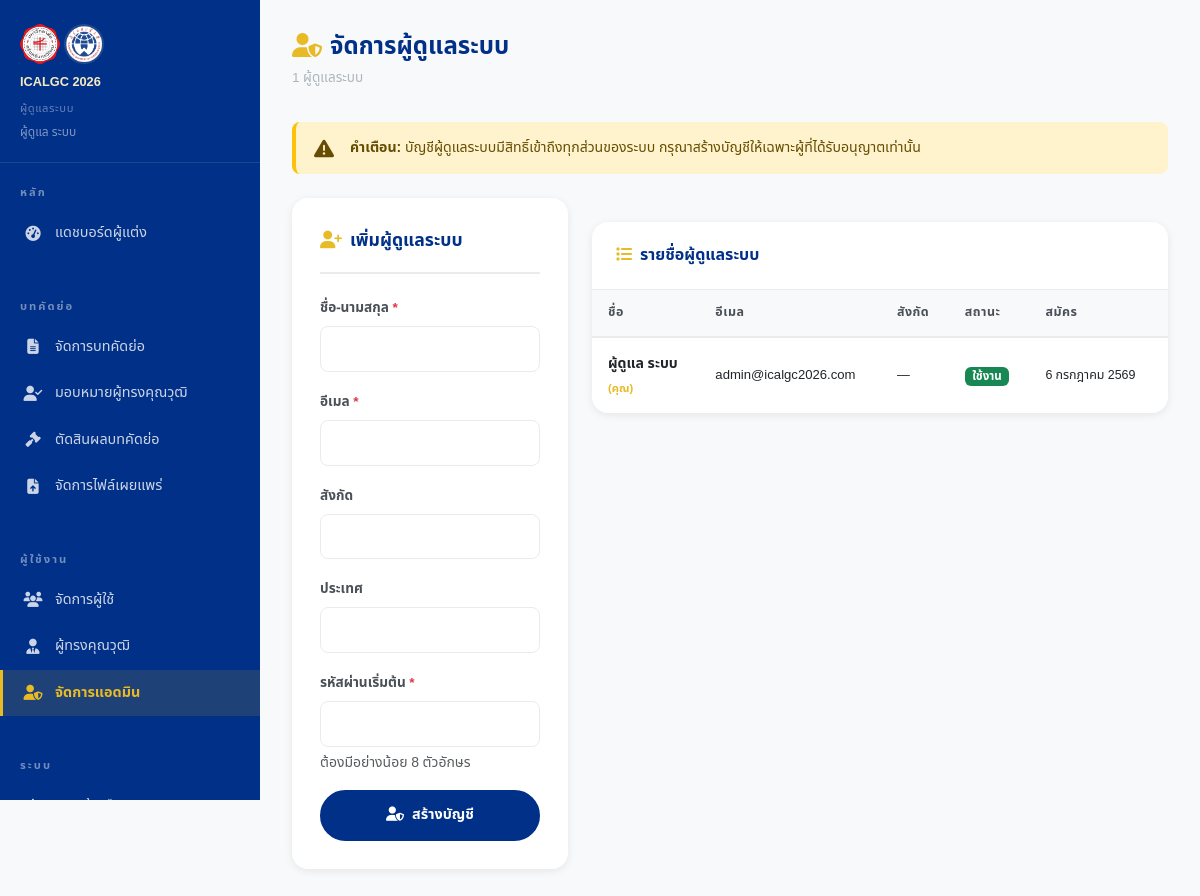
Page /admin/admins.php (signed in) on the committed database.
### tables this page shows
CREATE TABLE IF NOT EXISTS users (
    id              INT UNSIGNED AUTO_INCREMENT PRIMARY KEY,
    role            VARCHAR(20) NOT NULL DEFAULT 'author' CHECK (role IN ('author','reviewer','admin')),
    title           VARCHAR(20),
    first_name      VARCHAR(100) NOT NULL,
    middle_name     VARCHAR(100),
    last_name       VARCHAR(100) NOT NULL,
    cert_name       VARCHAR(255),
    email           VARCHAR(255) UNIQUE NOT NULL,
    phone           VARCHAR(30),
    affiliation     VARCHAR(255),
    department      VARCHAR(100),
    position        VARCHAR(100),
    country         VARCHAR(100) DEFAULT 'Thailand',
    expertise       TEXT,
    participation_type VARCHAR(20) DEFAULT NULL CHECK (participation_type IN ('presenter','coauthor','participant','student')),
    dietary         VARCHAR(30) DEFAULT NULL,
    dietary_allergy TEXT DEFAULT NULL,
    mailing_address TEXT DEFAULT NULL,
    password_hash   VARCHAR(255) NOT NULL,
    email_verified  BOOLEAN NOT NULL DEFAULT FALSE,
    account_status  VARCHAR(20) NOT NULL DEFAULT 'active' CHECK (account_status IN ('active','suspended','pending')),
    preferred_lang  VARCHAR(5) NOT NULL DEFAULT 'th' CHECK (preferred_lang IN ('th','en')),
    created_at      TIMESTAMP NOT NULL DEFAULT CURRENT_TIMESTAMP,
    updated_at      TIMESTAMP NOT NULL DEFAULT CURRENT_TIMESTAMP ON UPDATE CURRENT_TIMESTAMP,
    INDEX idx_users_email (email),
    INDEX idx_users_role  (role)
);

### app/helpers/functions.php (called while the page is built, shortened)
<?php
function lang(): string
{
    return $_SESSION['lang'] ?? DEFAULT_LANG;
}
function e(string $s): string
{
    return htmlspecialchars($s, ENT_QUOTES | ENT_HTML5, 'UTF-8');
}
function humanDate(string $dateStr, string $lang = ''): string
{
    $ts = strtotime($dateStr);
    if ($lang === 'th') {
        $monthsTh = ['','มกราคม','กุมภาพันธ์','มีนาคม','เมษายน','พฤษภาคม','มิถุนายน',
                       'กรกฎาคม','สิงหาคม','กันยายน','ตุลาคม','พฤศจิกายน','ธันวาคม'];
        $year     = (int)date('Y', $ts) + 543;
        return date('j', $ts) . ' ' . $monthsTh[(int)date('n', $ts)] . ' ' . $year;
    }
    return date('j F Y', $ts);
}
function post(string $key, mixed $default = ''): mixed
{
    return $_POST[$key] ?? $default;
}

### app/core/Auth.php (called while the page is built, shortened)
<?php
class Auth
{
    public static function isLoggedIn(): bool
    {
        return !empty($_SESSION['logged_in']) && !empty($_SESSION['user_id']);
    }
    public static function id(): ?int
    {
        return self::isLoggedIn() ? (int)$_SESSION['user_id'] : null;
    }
}

### public/admin/admins.php (the view, shortened to what this page needs)
<?php
$_lang  = lang();
$appUrl = APP_URL;
try {
    $db     = Database::getInstance();
    $admins = $db->query("
        SELECT u.*
        FROM users u
        WHERE u.role = 'admin'
        ORDER BY u.created_at ASC
    ")->fetchAll();
} catch (\Throwable $e) {
    error_log($e->getMessage());
    $admins = [];
}
$pageTitle  = $_lang==='th' ? 'จัดการผู้ดูแลระบบ' : 'Manage Admins';
?>
<!DOCTYPE html>
<html lang="<?= $_lang ?>">
<head>
  <link href="https://cdn.jsdelivr.net/npm/bootstrap@5.3.3/dist/css/bootstrap.min.css" rel="stylesheet">
  <link href="https://cdnjs.cloudflare.com/ajax/libs/font-awesome/6.5.0/css/all.min.css" rel="stylesheet">
  <link rel="stylesheet" href="<?= $appUrl ?>/assets/css/style.css">
</head>
<body>
<div class="dashboard-wrap">
  <?php require_once __DIR__ . '/../../app/helpers/sidebar_admin.php'; ?>
  <main class="dashboard-content">
    <div class="dash-header">
      <h1 class="dash-title"><i class="fas fa-user-shield me-2" style="color:var(--gold);"></i><?= e($pageTitle) ?></h1>
      <p class="dash-breadcrumb"><?= count($admins) ?> <?= $_lang==='th' ? 'ผู้ดูแลระบบ' : 'admin(s)' ?></p>
    </div>
    <div class="alert d-flex align-items-center gap-3 mb-4"
         style="background:#fff3cd;border-left:4px solid var(--warning);border-radius:var(--radius);color:#664d03;">
      <i class="fas fa-exclamation-triangle fa-lg flex-shrink-0"></i>
      <div style="font-size:.88rem;">
        <strong><?= $_lang==='th' ? 'คำเตือน:' : 'Warning:' ?></strong>
        <?= $_lang==='th'
          ? 'บัญชีผู้ดูแลระบบมีสิทธิ์เข้าถึงทุกส่วนของระบบ กรุณาสร้างบัญชีให้เฉพาะผู้ที่ได้รับอนุญาตเท่านั้น'
          : 'Admin accounts have full system access. Only create accounts for authorized personnel.' ?>
      </div>
    </div>
    <div class="row g-4">
      <div class="col-lg-4">
        <div class="content-card">
          <div class="content-card-title">
            <i class="fas fa-user-plus me-2" style="color:var(--gold);"></i><?= $_lang==='th' ? 'เพิ่มผู้ดูแลระบบ' : 'Add Admin' ?>
          </div>
          <form method="POST">
            <div class="d-flex flex-column gap-3">
              <div>
                <label class="form-label fw-bold" style="font-size:.85rem;"><?= $_lang==='th'?'ชื่อ-นามสกุล':'Full Name' ?> <span class="text-danger">*</span></label>
                <input type="text" name="name" class="form-control" value="<?= e(post('name')) ?>" required>
              </div>
              <div>
                <label class="form-label fw-bold" style="font-size:.85rem;"><?= $_lang==='th'?'อีเมล':'Email' ?> <span class="text-danger">*</span></label>
                <input type="email" name="email" class="form-control" value="<?= e(post('email')) ?>" required>
              </div>
              <div>
                <label class="form-label fw-bold" style="font-size:.85rem;"><?= $_lang==='th'?'สังกัด':'Affiliation' ?></label>
                <input type="text" name="affiliation" class="form-control" value="<?= e(post('affiliation')) ?>">
              </div>
              <div>
                <label class="form-label fw-bold" style="font-size:.85rem;"><?= $_lang==='th'?'ประเทศ':'Country' ?></label>
                <input type="text" name="country" class="form-control" value="<?= e(post('country')) ?>">
              </div>
              <div>
                <label class="form-label fw-bold" style="font-size:.85rem;"><?= $_lang==='th'?'รหัสผ่านเริ่มต้น':'Initial Password' ?> <span class="text-danger">*</span></label>
                <input type="password" name="password" class="form-control" minlength="8" required>
                <div class="form-text"><?= $_lang==='th'?'ต้องมีอย่างน้อย 8 ตัวอักษร':'At least 8 characters' ?></div>
              </div>
              <button type="submit" class="btn-primary-custom"
                      data-confirm="<?= $_lang==='th'?'ยืนยันการสร้างบัญชีผู้ดูแลระบบ?':'Confirm creating admin account?' ?>">
                <i class="fas fa-user-shield me-2"></i><?= $_lang==='th'?'สร้างบัญชี':'Create Account' ?>
              </button>
            </div>
          </form>
        </div>
      </div>
      <div class="col-lg-8">
        <div class="table-card">
          <div class="table-card-header">
            <span class="table-card-title">
              <i class="fas fa-list me-2" style="color:var(--gold);"></i><?= $_lang==='th' ? 'รายชื่อผู้ดูแลระบบ' : 'Admin List' ?>
            </span>
          </div>
          <?php if (empty($admins)): ?>
            <div class="p-5 text-center"><h5 style="color:var(--gray-500);"><?= t('common.no_data') ?></h5></div>
          <?php else: ?>
            <div class="table-responsive">
              <table class="table-custom">
                <thead>
                  <tr>
                    <th><?= $_lang==='th'?'ชื่อ':'Name' ?></th>
                    <th><?= $_lang==='th'?'อีเมล':'Email' ?></th>
                    <th><?= $_lang==='th'?'สังกัด':'Affiliation' ?></th>
                    <th><?= $_lang==='th'?'สถานะ':'Status' ?></th>
                    <th><?= $_lang==='th'?'สมัคร':'Joined' ?></th>
                    <th></th>
                  </tr>
                </thead>
                <tbody>
                  <?php foreach ($admins as $adm): ?>
                    <tr>
                      <td>
                        <div style="font-weight:700;font-size:.88rem;"><?= e($adm['first_name'] . ' ' . $adm['last_name']) ?></div>
                        <?php if ($adm['id'] === Auth::id()): ?>
                          <span style="font-size:.7rem;color:var(--gold);font-weight:600;">(<?= $_lang==='th'?'คุณ':'You' ?>)</span>
                        <?php endif; ?>
                      </td>
                      <td style="font-size:.82rem;"><?= e($adm['email']) ?></td>
                      <td style="font-size:.8rem;max-width:140px;overflow:hidden;text-overflow:ellipsis;white-space:nowrap;">
                        <?= e($adm['affiliation'] ?? '—') ?>
                      </td>
                      <td>
                        <?php if ($adm['account_status'] === 'suspended'): ?>
                          <span class="badge" style="background:#dc3545;color:#fff;font-size:.72rem;"><?= $_lang==='th'?'ระงับ':'Suspended' ?></span>
                        <?php else: ?>
                          <span class="badge" style="background:#198754;color:#fff;font-size:.72rem;"><?= $_lang==='th'?'ใช้งาน':'Active' ?></span>
                        <?php endif; ?>
                      </td>
                      <td style="font-size:.78rem;"><?= humanDate($adm['created_at'], $_lang) ?></td>
                      <td>
                      </td>
                    </tr>
                  <?php endforeach; ?>
                </tbody>
              </table>
            </div>
          <?php endif; ?>
        </div>
      </div>
    </div>
  </main>
</div>
</body>
</html>

### public/assets/css/style.css (style rules this page uses)
:root { --blue-dark: #003087; --blue-mid: #0057b7; --blue-light: #e8f0ff; --gold: #e7ba26; --gold-light: #f5e9c0; --gold-dark: #a07c10; --white: #ffffff; --gray-100: #f8f9fa; --gray-200: #e9ecef; --gray-500: #adb5bd; --gray-700: #495057; --gray-900: #212529; --success: #198754; --danger: #dc3545; --warning: #ffc107; --shadow-sm: 0 2px 8px rgba(0,0,0,.08); --shadow-md: 0 4px 20px rgba(0,0,0,.12); --shadow-lg: 0 8px 40px rgba(0,0,0,.16); --radius: 8px; --radius-lg: 16px; --transition: all 0.25s ease; --font-th: 'Noto Sans Thai', 'Sarabun', sans-serif; --font-en: 'Inter', 'Segoe UI', Arial, sans-serif; }
*, *::before, *::after { box-sizing: border-box; margin: 0; padding: 0; }
html { scroll-behavior: smooth; font-size: 16px; height: 100%; }
body { font-family: var(--font-th); color: var(--gray-900); background: var(--white); line-height: 1.7; -webkit-font-smoothing: antialiased; min-height: 100%; }
h1, h2, h3, h4, h5, h6 { font-weight: 700; line-height: 1.3; }
.btn-primary-custom { background: var(--blue-dark); color: var(--white); border: 2px solid var(--blue-dark); padding: 11px 28px; border-radius: 30px; font-weight: 700; font-size: .9rem; transition: var(--transition); display: inline-block; }
.form-control, .form-select { border: 1.5px solid var(--gray-200); border-radius: var(--radius); padding: 11px 16px; font-size: .9rem; transition: var(--transition); background: var(--white); color: var(--gray-900); }
.form-label { font-weight: 600; font-size: .88rem; color: var(--gray-700); margin-bottom: 6px; }
.dashboard-wrap { display: flex; min-height: 100vh; background: var(--gray-100); }
.dashboard-content { flex: 1; padding: 32px; overflow-x: hidden; }
.dash-header { margin-bottom: 32px; }
.dash-title { font-size: 1.5rem; font-weight: 800; color: var(--blue-dark); margin-bottom: 4px; }
.dash-breadcrumb { font-size: .85rem; color: var(--gray-500); }
.table-card { background: var(--white); border-radius: var(--radius-lg); box-shadow: var(--shadow-sm); overflow: hidden; margin-top: 24px; }
.table-card-header { padding: 20px 24px; border-bottom: 1px solid var(--gray-200); display: flex; align-items: center; justify-content: space-between; }
.table-card-title { font-size: 1rem; font-weight: 700; color: var(--blue-dark); }
.table-responsive { overflow-x: auto; }
.table-custom { width: 100%; border-collapse: collapse; }
.table-custom th { background: var(--gray-100); color: var(--gray-700); font-size: .78rem; font-weight: 700; letter-spacing: .5px; text-transform: uppercase; padding: 12px 16px; white-space: nowrap; border-bottom: 2px solid var(--gray-200); }
.table-custom td { padding: 14px 16px; font-size: .88rem; border-bottom: 1px solid var(--gray-200); vertical-align: middle; }
.table-custom tr:last-child td { border-bottom: none; }
.content-card { background: var(--white); border-radius: var(--radius-lg); box-shadow: var(--shadow-sm); padding: 28px; margin-bottom: 24px; }
.content-card-title { font-size: 1.1rem; font-weight: 700; color: var(--blue-dark); padding-bottom: 16px; margin-bottom: 20px; border-bottom: 2px solid var(--gray-200); }
.alert { border-radius: var(--radius); border: none; padding: 14px 18px; }
.table-custom { min-width: 600px; }
.table-card .table-responsive { -webkit-overflow-scrolling: touch; }

### rows in the picture
users: first_name+last_name "ผู้ดูแล ระบบ", shows "คุณ", email "admin@icalgc2026.com", affiliation "—", account_status "ใช้งาน", created_at "6 กรกฎาคม 2569"

### other values in the picture
$user['name'] "ผู้ดูแล ระบบ"
t('author.dashboard') "แดชบอร์ดผู้แต่ง"
$pageTitle "จัดการผู้ดูแลระบบ"
count($admins) "1"
